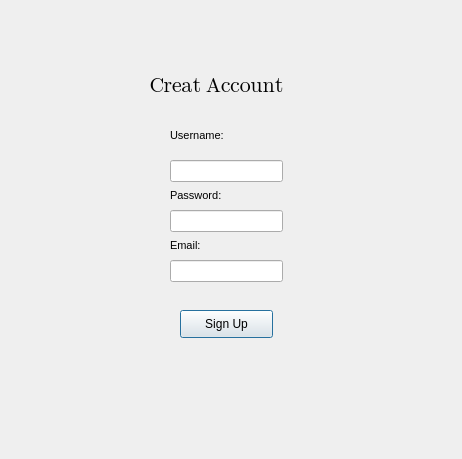
<?xml version="1.0" encoding="UTF-8"?>
<ui version="4.0">
 <class>Dialog</class>
 <widget class="QDialog" name="Dialog">
  <property name="geometry">
   <rect>
    <x>0</x>
    <y>0</y>
    <width>462</width>
    <height>459</height>
   </rect>
  </property>
  <property name="windowTitle">
   <string>Dialog</string>
  </property>
  <widget class="QLabel" name="label_3">
   <property name="geometry">
    <rect>
     <x>150</x>
     <y>60</y>
     <width>211</width>
     <height>51</height>
    </rect>
   </property>
   <property name="font">
    <font>
     <family>Segoe UI Emoji</family>
     <pointsize>16</pointsize>
    </font>
   </property>
   <property name="text">
    <string>Creat Account</string>
   </property>
  </widget>
  <widget class="QLineEdit" name="lineEdit">
   <property name="geometry">
    <rect>
     <x>170</x>
     <y>160</y>
     <width>113</width>
     <height>22</height>
    </rect>
   </property>
  </widget>
  <widget class="QLabel" name="label">
   <property name="geometry">
    <rect>
     <x>170</x>
     <y>120</y>
     <width>101</width>
     <height>31</height>
    </rect>
   </property>
   <property name="font">
    <font>
     <pointsize>8</pointsize>
    </font>
   </property>
   <property name="text">
    <string>Username:</string>
   </property>
   <property name="alignment">
    <set>Qt::AlignLeading|Qt::AlignLeft|Qt::AlignVCenter</set>
   </property>
  </widget>
  <widget class="QLineEdit" name="lineEdit_2">
   <property name="geometry">
    <rect>
     <x>170</x>
     <y>210</y>
     <width>113</width>
     <height>22</height>
    </rect>
   </property>
  </widget>
  <widget class="QLabel" name="label_2">
   <property name="geometry">
    <rect>
     <x>170</x>
     <y>180</y>
     <width>91</width>
     <height>31</height>
    </rect>
   </property>
   <property name="font">
    <font>
     <pointsize>8</pointsize>
    </font>
   </property>
   <property name="text">
    <string>Password:</string>
   </property>
  </widget>
  <widget class="QLabel" name="label_4">
   <property name="geometry">
    <rect>
     <x>170</x>
     <y>230</y>
     <width>91</width>
     <height>31</height>
    </rect>
   </property>
   <property name="font">
    <font>
     <pointsize>8</pointsize>
    </font>
   </property>
   <property name="text">
    <string>Email:</string>
   </property>
  </widget>
  <widget class="QLineEdit" name="lineEdit_3">
   <property name="geometry">
    <rect>
     <x>170</x>
     <y>260</y>
     <width>113</width>
     <height>22</height>
    </rect>
   </property>
  </widget>
  <widget class="QPushButton" name="signUpButton">
   <property name="geometry">
    <rect>
     <x>180</x>
     <y>310</y>
     <width>93</width>
     <height>28</height>
    </rect>
   </property>
   <property name="text">
    <string>Sign Up</string>
   </property>
  </widget>
 </widget>
 <resources/>
 <connections/>
</ui>
